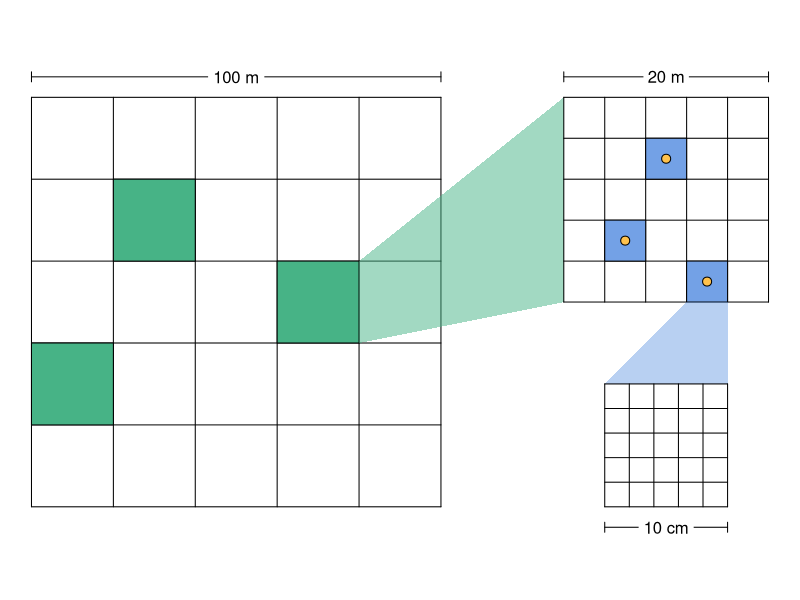

Recreate this plot in R.
library(plotrix)

setwd('~/Dropbox/Research/grants/macrosystems/figs')


plotsx <- c(0, 20, 60)
plotsy <- c(20, 60, 40)
quadsx <- c(2, 1, 3)
quadsy <- c(3, 1, 0)
grid <- 20
gridMax <- 100
plotMax <- 5
microMax <- 5

pdf('fig_map.pdf', width = 6, height = 4)

par(mar = rep(0.1, 4))
plot(1:gridMax, 1:gridMax, asp = 1, type = 'n', xlim = c(0, 1.8*gridMax), axes = FALSE)

## site

segments(x0 = seq(0, gridMax, by = grid), y0 = 0, y1 = gridMax)
segments(x0 = 0, x1 = gridMax, y0 = seq(0, gridMax, by = grid))
rect(plotsx, plotsy, plotsx + grid, plotsy + grid, col = hsv(0.43, 0.6, 0.7))

arrows(x0 = 0, x1 = gridMax, y0 = 1.05*gridMax, angle = 90, length = 0.05, code = 3)
boxed.labels(gridMax/2, 1.05*gridMax, labels = sprintf('%s m', gridMax),
             bg = 'white', border = FALSE)

polygon(c(plotsx[3]+grid, plotsx[3]+grid, 1.3*gridMax, 1.3*gridMax), 
        c(plotsy[3], plotsy[3]+grid, gridMax, gridMax/2),
        col = hsv(0.43, 0.6, 0.7, alpha = 0.5), border = NA)

## plot

segments(x0 = gridMax*1.3 + (0:plotMax)*gridMax/(2*plotMax), y0 = gridMax/2, y1 = gridMax)
segments(x0 = gridMax*1.3, x1 = 1.8*gridMax, 
         y0 = gridMax/2 + (0:plotMax)*gridMax/(2*plotMax))
rect(quadsx*gridMax/(2*plotMax) + gridMax*1.3, quadsy*gridMax/(2*plotMax) + gridMax/2, 
     (quadsx + 1)*gridMax/(2*plotMax) + gridMax*1.3, (quadsy + 1)*gridMax/(2*plotMax) + gridMax/2,
     col = hsv(0.6, 0.5, 0.9))


arrows(x0 = gridMax*1.3, x1 = gridMax*1.8, y0 = 1.05*gridMax, angle = 90, length = 0.05, code = 3)
boxed.labels(gridMax*1.3 + (plotMax/2)*gridMax/(2*plotMax), 1.05*gridMax, labels = sprintf('%s m', grid),
             bg = 'white', border = FALSE)


polygon(c(quadsx[3]*gridMax/(2*plotMax) + gridMax*1.3, (quadsx[3]+1)*gridMax/(2*plotMax) + gridMax*1.3,
          gridMax*1.7, gridMax*1.4),
        c(quadsy[3]*gridMax/(2*plotMax) + gridMax/2, quadsy[3]*gridMax/(2*plotMax) + gridMax/2,
          gridMax*0.3, gridMax*0.3),
        col = hsv(0.6, 0.5, 0.9, alpha = 0.5), border = NA)

## env sampling sites
points((quadsx+0.5)*gridMax/(2*plotMax) + gridMax*1.3, (quadsy+0.5)*gridMax/(2*plotMax) + gridMax/2, 
       pch = 21, bg = hsv(0.11, 0.7), cex = 1.2)


## mibrobe plot

segments(x0 = gridMax*1.4, x1 = gridMax*1.7, y0 = (0:microMax)*0.3*gridMax/microMax)
segments(x0 = gridMax*1.4 + (0:microMax)*0.3*gridMax/microMax, y0 = 0, y1 = 0.3*gridMax)

arrows(x0 = gridMax*1.4, x1 = gridMax*1.7, y0 = -0.05*gridMax, angle = 90, length = 0.05, code = 3)
boxed.labels(gridMax*1.4 + (microMax/2)*0.3*gridMax/microMax, -0.05*gridMax, labels = '10 cm',
             bg = 'white', border = FALSE)

dev.off()
